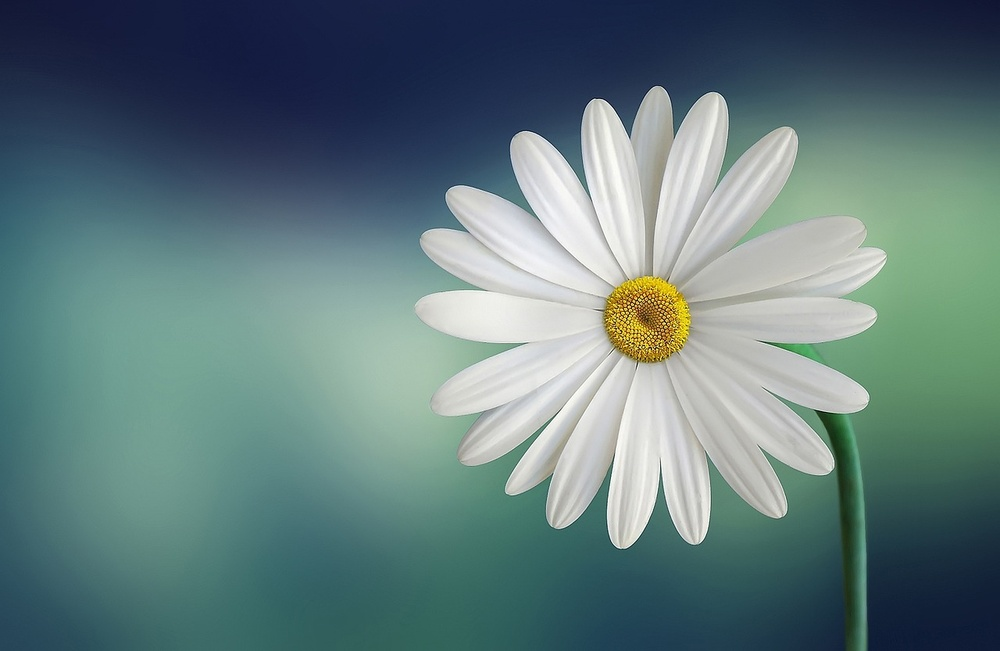
#> input picture input_image.jpg, 1000 x 651 px, shrunk from 1280 x 833 before the run
$ python exp_9.py
#> lines starting #> are read from the running program, lines starting #| are printed output that depends on the picture
# Experiment 9: Huffman Coding and Run Length Coding

import cv2
import numpy as np

img = cv2.imread('input_image.jpg', 0)
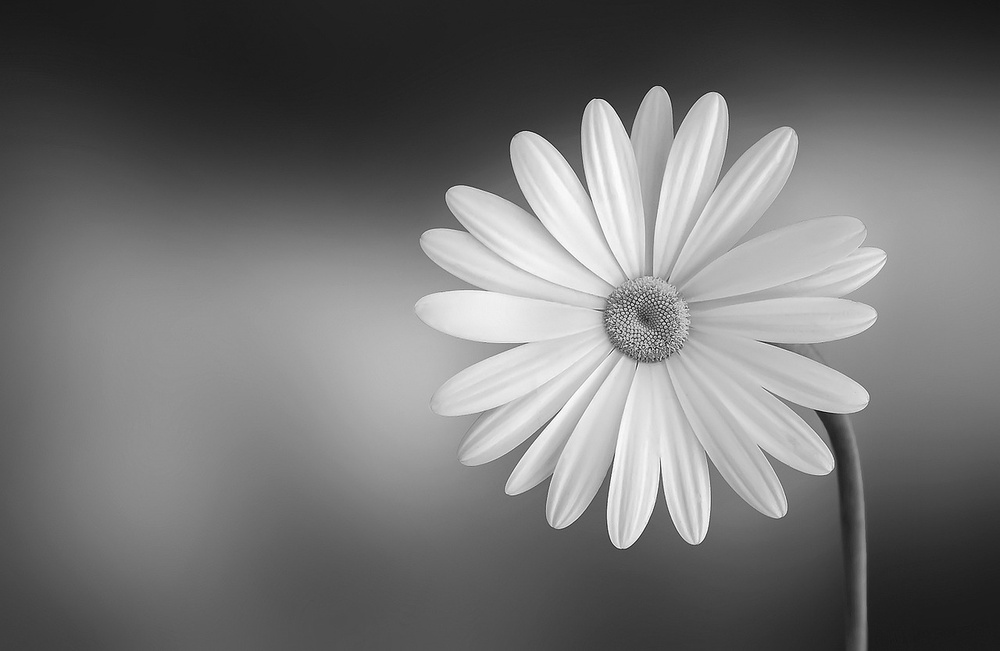
#> img: shape (651, 1000); min 1, max 255, mean 115.1
flat = img.flatten()

# Run Length Encoding
def rle_encode(data):
    encoding = []
    prev = data[0]
#> prev = 26
    count = 1
    for i in data[1:]:
        if i == prev:
            count += 1
        else:
            encoding.append((prev, count))
            prev = i
            count = 1
#> this loop made 650999 passes
#> (i, prev, count) on passes 2, 16, 27, 30, 31, 32, 33, 35, 37, 38, 39, 45: (25, 25, 1), (26, 26, 1), (25, 25, 1), (26, 26, 1), (27, 27, 1), (25, 25, 1), (26, 26, 1), (25, 25, 1), (26, 26, 1), (27, 27, 1), (26, 26, 1), (27, 27, 1)
#> (i, count) on passes 1, 3, 4, 5, 6, 7: (26, 2), (25, 2), (25, 3), (25, 4), (25, 5), (25, 6)
#> after the loop, encoding = 316270 items
    encoding.append((prev, count))
    return encoding

encoded = rle_encode(flat)
#> encoded = 316271 items
print("Original size:", len(flat))
#| Original size: 651000
print("Encoded size:", len(encoded))
#| Encoded size: 316271
